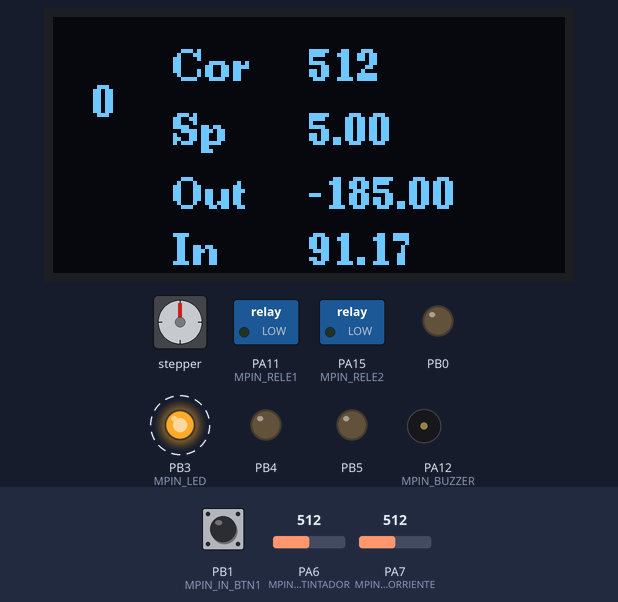
Recording of a program running on a simulated STM32 Blue Pill. Parts: 128×64 one-colour display, stepper motor, switched loads named in the program (green lamp = pin HIGH), output pins drawn as LEDs (lit = HIGH), buzzer (waves = sounding, pin HIGH). Dashed ring = blinking. The test bench sets the inputs (shaded band); at power-on: PB1 (MPIN_IN_BTN1) HIGH, PA6 (MPIN_POSICION_ENTINTADOR) = 512, PA7 (MPIN_MED_CORRIENTE) = 512. Stepper angles assume 200 steps per turn; pins used as bus, display or sensor lines are not drawn.

Above: at 1.2 s.
1.3 s: PB1 (MPIN_IN_BTN1) pulled LOW for 1 s
At 2.29 s:
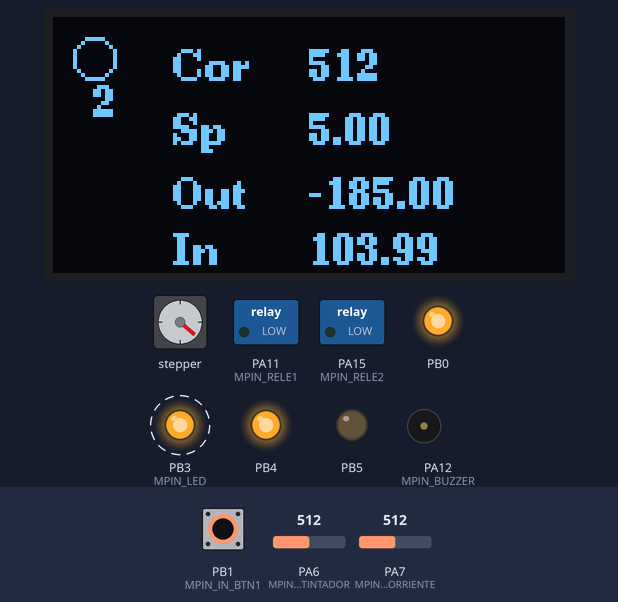
2.9 s: PA6 (MPIN_POSICION_ENTINTADOR) set to 647
At 4.69 s:
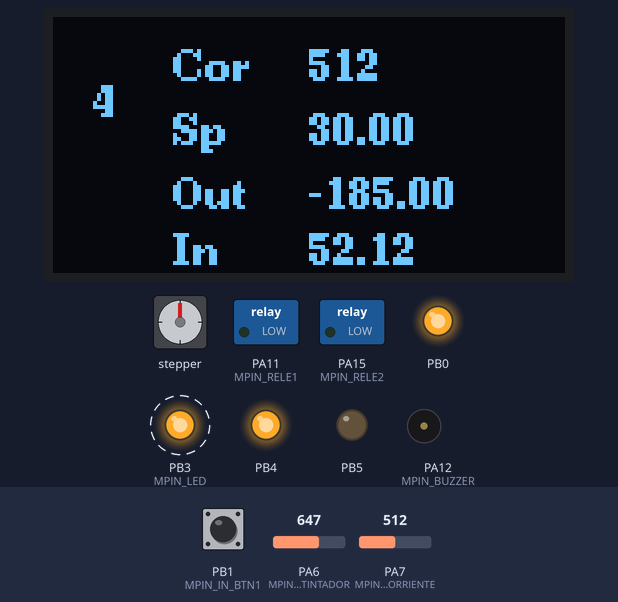
5.1 s: PA6 (MPIN_POSICION_ENTINTADOR) set to 663
At 6.21 s:
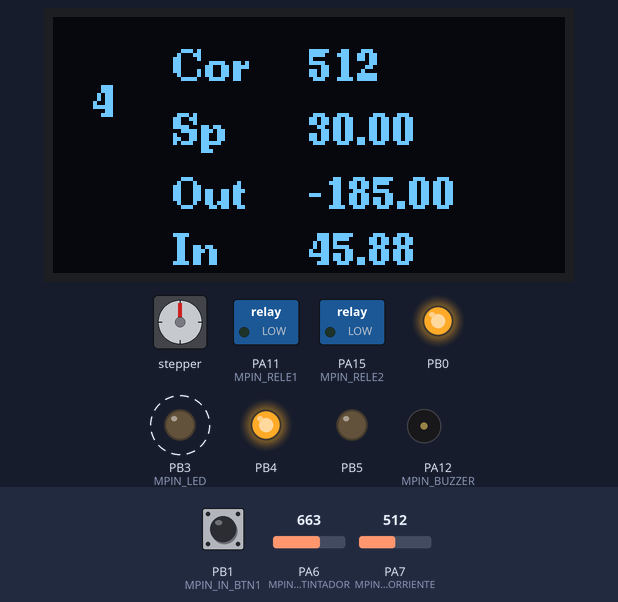
7.1 s: PA6 (MPIN_POSICION_ENTINTADOR) set to 716
At 7.73 s:
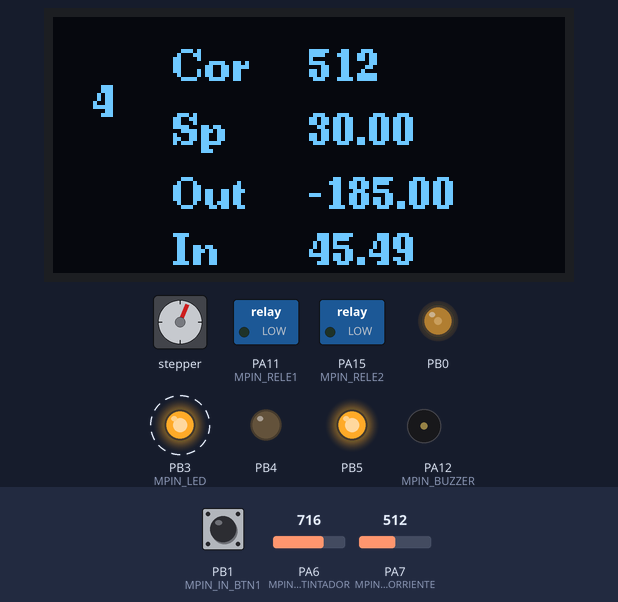
9.6 s: PB1 (MPIN_IN_BTN1) pulled LOW for 0.15 s
At 9.84 s:
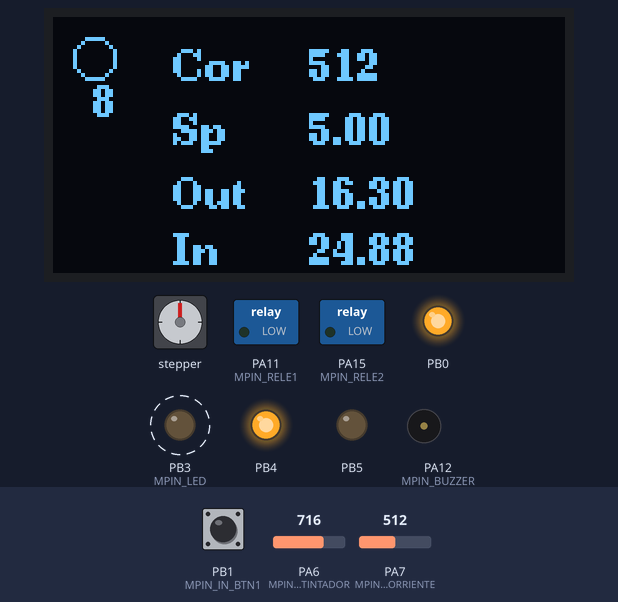
10.3 s: PA6 (MPIN_POSICION_ENTINTADOR) set to 900
At 10.73 s:
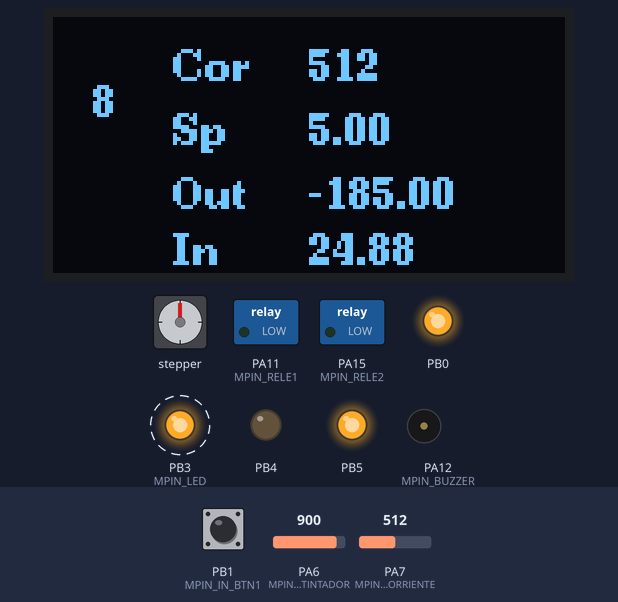
Timing chart, 0 to 13.7 s (numbered marks = the images above; inputs shaded):
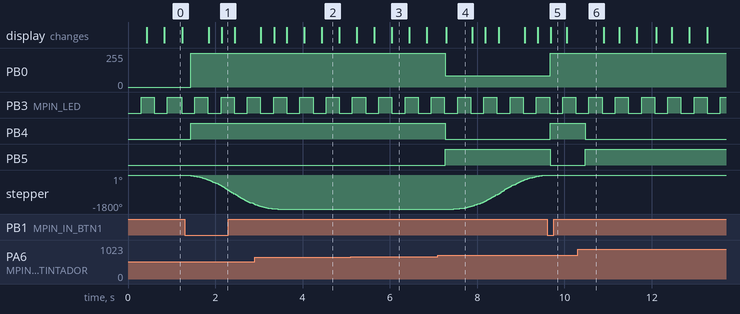

The program:

main.cpp
```cpp
#include <Arduino.h>
#include "pins.h"
#include "U8g2lib.h"
#include <Wire.h>
#include <PID_v1.h>
#include "hw039.h"
#include "myTimer.h"
#include <AccelStepper.h>

//******************CTE PID ENTINTADOR**********************//
#define KP_ENTINTADOR 10  //50
#define KI_ENTINTADOR 0.2 //2
#define KD_ENTINTADOR 1 //6

#define SAMPLES_2_CM_B 303.259
#define SAMPLES_2_CM_M -0.3888

#define PWM_DEAD_ZONE 70
//****************************************//

void updateScreen(void);
double getPosEntintador(void);
double deadZoneMotor(double dZspeed);

U8G2_SSD1306_128X64_NONAME_F_HW_I2C u8g2(U8G2_R0, /* reset=*/ U8X8_PIN_NONE, /* clock=*/ MPIN_SCL_, /* data=*/ MPIN_SDA);

double setPointEntintador, inputEntintador, outputEntintador;//variables asociades al control de posicion del entintador
PID pidEntintador(&inputEntintador, &outputEntintador, &setPointEntintador,KP_ENTINTADOR,KI_ENTINTADOR,KD_ENTINTADOR, DIRECT);//pid del entintador
hw039   * motorEntintado;

myTimer timerLedBlink(300);
myTimer timerUpdateScreen(400);
myTimer pidEntintadorLoop(200);
myTimer timerTest(3000);

AccelStepper stepper1(AccelStepper::FULL2WIRE,MPIN_STEPPER_STEP1,MPIN_STEPPER_DIR1);
AccelStepper stepper2(AccelStepper::FULL2WIRE,MPIN_STEPPER_STEP2,MPIN_STEPPER_DIR2);

uint8_t testSecuenciador=0; //TODO:Sacar es para probar el movimiento completo

void setup() {
  pinMode(MPIN_BUZZER,OUTPUT);
  pinMode(MPIN_LED,OUTPUT);
  pinMode(MPIN_RELE1,OUTPUT);
  pinMode(MPIN_RELE2,OUTPUT);

  pinMode(MPIN_IN_BTN1,INPUT);
  pinMode(MPIN_IN_BTN2,INPUT);
  pinMode(MPIN_IN_BTN3,INPUT);
  pinMode(MPIN_IN_BTN4,INPUT);

  pinMode(MPIN_STEPPER_ENABLE,OUTPUT);

  pinMode(MPIN_STEPPER_ENABLE,OUTPUT);
  digitalWrite(MPIN_STEPPER_ENABLE,HIGH);
  digitalWrite(MPIN_STEPPER_ENABLE,LOW);
  digitalWrite(MPIN_BUZZER,LOW);
  digitalWrite(MPIN_RELE1,LOW);
  digitalWrite(MPIN_RELE2,LOW);

  motorEntintado=new hw039(MPIN_PWM_HBRIDGE_LV1,MPIN_PWM_HBRIDGE_LV2,MPIN_PWM_HBRIDGE_LV3);
  u8g2.begin();
  u8g2.clearBuffer();					// clear the internal memory
  u8g2.setFont(u8g2_font_ncenB08_tr);	// choose a suitable font
  //motorEntintado->setSpeed(-100);

 // analogWrite(MPIN_PWM_HBRIDGE_LV1,100);
  setPointEntintador=5;
  pidEntintador.SetOutputLimits(-(255-PWM_DEAD_ZONE),(255-PWM_DEAD_ZONE));
  pidEntintador.SetMode(AUTOMATIC);

   stepper1.setMaxSpeed(2000.0);
   stepper1.setAcceleration(1000);
   stepper2.setMaxSpeed(400.0);
   stepper2.setAcceleration(200.0);


}
bool tggle=false;
void loop() {
  if(timerLedBlink.timeOver()){
    digitalWrite(MPIN_LED,!digitalRead(MPIN_LED));
  }
  if(timerUpdateScreen.timeOver()){
    updateScreen();

  }
 if(pidEntintadorLoop.timeOver()){

    inputEntintador=getPosEntintador();
    pidEntintador.Compute();
    if(testSecuenciador==0){
      motorEntintado->setSpeed(0);
    }else{
      motorEntintado->setSpeed(deadZoneMotor(outputEntintador));
    }


 }
 if(digitalRead(MPIN_IN_BTN1)==LOW){//si se aprieta el boton inicio la secuencia de movimiento
  // stepper1.moveTo(1000); //isrunning para saber si esta ejecutando un movimiento el motor
   if(testSecuenciador==0){testSecuenciador=1;}
   // stepper1.moveTo(1000);//bajo la manigueta
  }


  switch (testSecuenciador)
  {
  case 1:
    /* code */
    digitalWrite(MPIN_STEPPER_ENABLE,LOW);
    stepper1.moveTo(-1000);//bajo la manigueta
    testSecuenciador++;
    break;
  case 2:
    if (!stepper1.isRunning()){testSecuenciador++;digitalWrite(MPIN_STEPPER_ENABLE,HIGH);}
    /* code */
    break;
  case 3:
    setPointEntintador=30;//pongo el setpoint en 30cm
    testSecuenciador++;
    /* code */
    break;
  case 4:
    if ((inputEntintador <= setPointEntintador+3)   &&  (inputEntintador>= setPointEntintador - 3))//llegue a la posicion del setpoint
    {
      testSecuenciador++;
    }
    /* code */
    break;
  case 5:
    digitalWrite(MPIN_STEPPER_ENABLE,LOW);
    stepper1.moveTo(0);//subo la manigueta
    testSecuenciador++;
    /* code */
    break;
  case 6:
   if (!stepper1.isRunning()){testSecuenciador++;digitalWrite(MPIN_STEPPER_ENABLE,HIGH);}
    /* code */
    break;
  case 7:
  setPointEntintador=5;//pongo el setpoint en 0cm
    testSecuenciador++;
  break;
  case 8:
   if ((inputEntintador <= setPointEntintador+3)   &&  (inputEntintador>= setPointEntintador - 3))//llegue a la posicion del setpoint
    {
      testSecuenciador=0;
    }
  break;

  default:
    break;
  }


  stepper1.run();//Stepper ejecucion de pasos
  stepper2.run();
}

void updateScreen(void){
    u8g2.clearBuffer();
  //u8g2.drawStr(64,32,String(counterO).c_str());

  u8g2.drawStr(64,16,String(analogRead(MPIN_MED_CORRIENTE)).c_str());
  u8g2.drawStr(30,16,"Cor");


  u8g2.drawStr(64,32,String(setPointEntintador).c_str());
  u8g2.drawStr(30,32,"Sp");


  u8g2.drawStr(64,48,String(outputEntintador).c_str());
  u8g2.drawStr(30,48,"Out");


  u8g2.drawStr(64,62,String(inputEntintador).c_str());
  u8g2.drawStr(30,62,"In");
  if(digitalRead(MPIN_IN_BTN1)==LOW){
    u8g2.drawCircle(10,10,5);
  }

  u8g2.drawStr(10,25,String(testSecuenciador).c_str());


  u8g2.sendBuffer();
}

double getPosEntintador(void){
  static double lastMesure=0;
  double newSample;
  newSample = analogRead(MPIN_POSICION_ENTINTADOR) * SAMPLES_2_CM_M + SAMPLES_2_CM_B;
  newSample=(newSample + lastMesure) / 2;
  lastMesure=newSample;
  return newSample;
}

double deadZoneMotor(double dZspeed){

  if(dZspeed<0.5 && dZspeed>(-0.5)){
    dZspeed=0;
  }else{
    if(dZspeed>0){
      dZspeed=dZspeed+PWM_DEAD_ZONE;
    }else{
      dZspeed=dZspeed-PWM_DEAD_ZONE;
    }

  }
  return dZspeed;


}
```

hw039.cpp
```cpp
#include "hw039.h"


//void Rectangle::set_values (int x, int y) {
 // width = x;
 // height = y;
//}

hw039::hw039(uint32_t enPin, uint32_t lPin, uint32_t rPin){
    this->enpin=enPin;
    this->lPin=lPin;
    this->rPin=rPin;

    pinMode(this->lPin,OUTPUT);//inicializo el pinout del puente h
    pinMode(this->rPin,OUTPUT);
    digitalWrite(this->lPin,LOW);
    digitalWrite(this->rPin,LOW);

    motorOn=false;
    duty=0;
    isClock=true;
    //analogWrite(this->enpin,duty);
}

  void hw039::setSpeed(int16_t speed){

    if(speed>0){
        duty=speed;
        digitalWrite(lPin,LOW);
        digitalWrite(rPin,HIGH);
        analogWrite(enpin,duty);
        isClock=true;
        motorOn=true;

    }else if(speed<0){
        duty=-speed;
        digitalWrite(lPin,HIGH);
        digitalWrite(rPin,LOW);
        analogWrite(enpin,duty);
        isClock=false;
        motorOn=true;
    }else if(speed==0){
        digitalWrite(lPin,LOW);
        digitalWrite(rPin,LOW);
        analogWrite(enpin,0);
        motorOn=false;
    }


  }

  bool hw039::isMotorOn(void){
    return motorOn;
  }

  bool hw039::isClockWise(void){
    return isClock;
  }
```

hw039.h
```cpp
#ifndef HW039_H
#define HW039_H
#include <Arduino.h>
#include <stdint.h>
#include <stdbool.h>

class hw039 {
  public:

  hw039(uint32_t enPin, uint32_t lPin, uint32_t rPin);//constructor por defecto, recive como para metro los pines del puente h
  void setSpeed(int16_t speed);// speed>0 giro clockwise , speed<0 anti clockwise. 0 motor detenido
  bool isMotorOn(void);// true si el motor esta prendido
  bool isClockWise(void);//true si el sentido de giro es clockwise

  private:
  bool isClock;
  bool motorOn;
  uint32_t enpin;
  uint32_t lPin;
  uint32_t rPin;
  uint8_t duty;
};


#endif
```

myTimer.cpp
```cpp
//***********************TIMER**********************************

#include "myTimer.h"

myTimer::myTimer(uint32_t seconds)
{
  setNewTime(seconds);
}

//timeOver
//devuelve true si ya paso el tiempo seteado,
//caso contrario devuelve false
//
bool myTimer::timeOver(void)
{
  if ((millis()) > startTime)
  {
    resetTimer();
    return true;
  }
  else
  {
    return false;
  }
}

void myTimer::resetTimer(void)
{
  uint32_t temp = seconds  + millis(); //milisegundos

  startTime = temp;
  //Serial.print("se llamo a rest timer con: ");
  //Serial.println(startTime);
}

void  myTimer::setNewTime(uint32_t seconds_)
{
  uint32_t temp = seconds_;
  //Serial.println(temp);
  seconds = temp;

  //Serial.print("s seteo un timer cada: ");
  //Serial.print(seconds_);
  //Serial.print(" se registro un tirmpo de: ");
  //Serial.println(seconds/1000);
  resetTimer();

}

void myTimer::showInfo()
{
  //Serial.println(startTime);
  uint32_t dif = startTime - millis();
  //Serial.print("Remaining time (seconds):");
  //Serial.println(dif/1000);
  //Serial.println(startTime);
  //Serial.println(millis());
  //Serial.println(seconds/1000);
}

bool myTimer::timeOverSinReset(void)
{
  if ((millis()) > startTime)
  {

    return true;
  }
  else
  {
    return false;
  }
}
```

myTimer.h
```cpp
#ifndef MY_TIMER_H_
#define MY_TIMER_H_
#include<Arduino.h>
#include<stdint.h>


class myTimer
{
  public:
    myTimer(uint32_t seconds = 0); // lo canvie a ms
    bool timeOver(void);
    void setNewTime(uint32_t seconds_);
    void showInfo();
    bool timeOverSinReset(void);
    uint32_t seconds;
    uint32_t startTime;
    void resetTimer(void);

};

#endif//MNP_ENCODER_H_
```

pins.h
```cpp
#ifndef PINS_H
#define PINS_H

#include <Arduino.h>

#define MPIN_BUZZER PA12
#define MPIN_LED PB3
#define MPIN_RELE1 PA11
#define MPIN_RELE2 PA15
#define MPIN_MED_CORRIENTE PA7

#define MPIN_PWM_HBRIDGE_LV1 PB0
#define MPIN_PWM_HBRIDGE_LV2 PB4
#define MPIN_PWM_HBRIDGE_LV3 PB5

#define MPIN_SDA PB7
#define MPIN_SCL_ PB6

#define  MPIN_POSICION_ENTINTADOR PA6

#define MPIN_IN_BTN1 PB1
#define MPIN_IN_BTN2 PA5
#define MPIN_IN_BTN3 PA4
#define MPIN_IN_BTN4 PB15

//Steppers

#define MPIN_STEPPER_STEP1 PB9
#define MPIN_STEPPER_DIR1 PA8
#define MPIN_STEPPER_ENABLE PB14

#define MPIN_STEPPER_STEP2 PB8
#define MPIN_STEPPER_DIR2 PB13


#endif
```

Measured:
- after the input at 1.3 s, PB0: 0/255 → 255/255 after 0.13 s; PB4: LOW → HIGH after 0.13 s; stepper: keeps turning counter-clockwise at about 967°/s, starting at once; the display: first changes after 0.55 s (image 1 shows a later state)
- after the input at 7.1 s, PB0: 255/255 → 85/255 after 0.16 s, → 86/255 1.8 s later; PB4: HIGH → LOW after 0.16 s; PB5: LOW → HIGH after 0.16 s; stepper: keeps turning clockwise at about 849°/s, starting after 0.37 s
- after the input at 9.6 s, the display: changes after 0.09 s (image 5)
- after the input at 10.3 s, PB4: HIGH → LOW after 0.18 s; PB5: LOW → HIGH after 0.18 s
- by itself, PB3 (MPIN_LED): alternates HIGH for 0.30 s and LOW for 0.30 s
- what the display in image 0 shows lasts 0.4 s, from 0.8 s to 1.2 s
